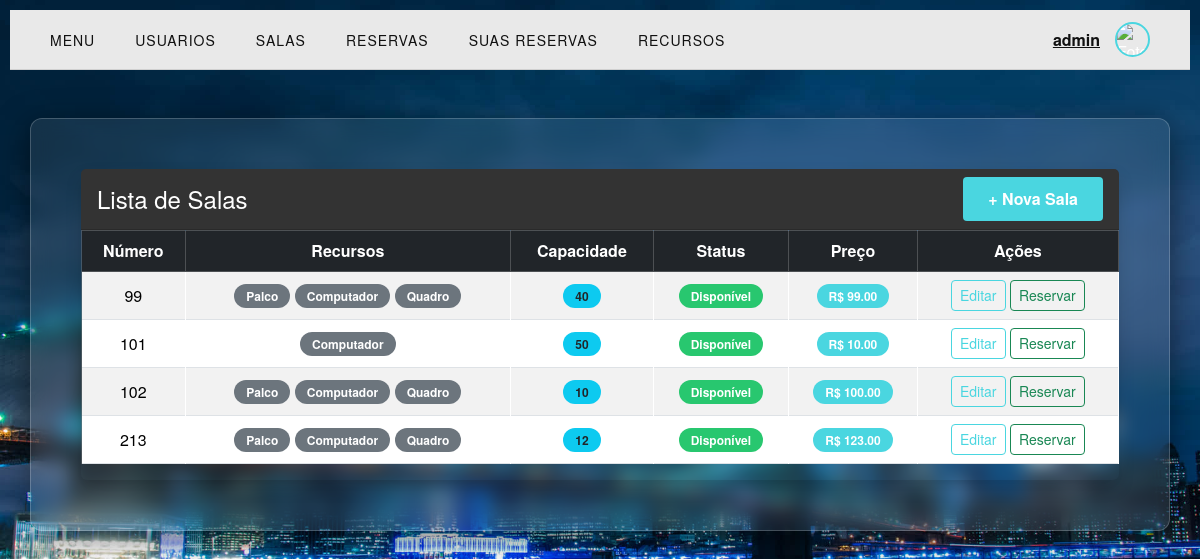
The app's page /salareservadas (signed in), older data.
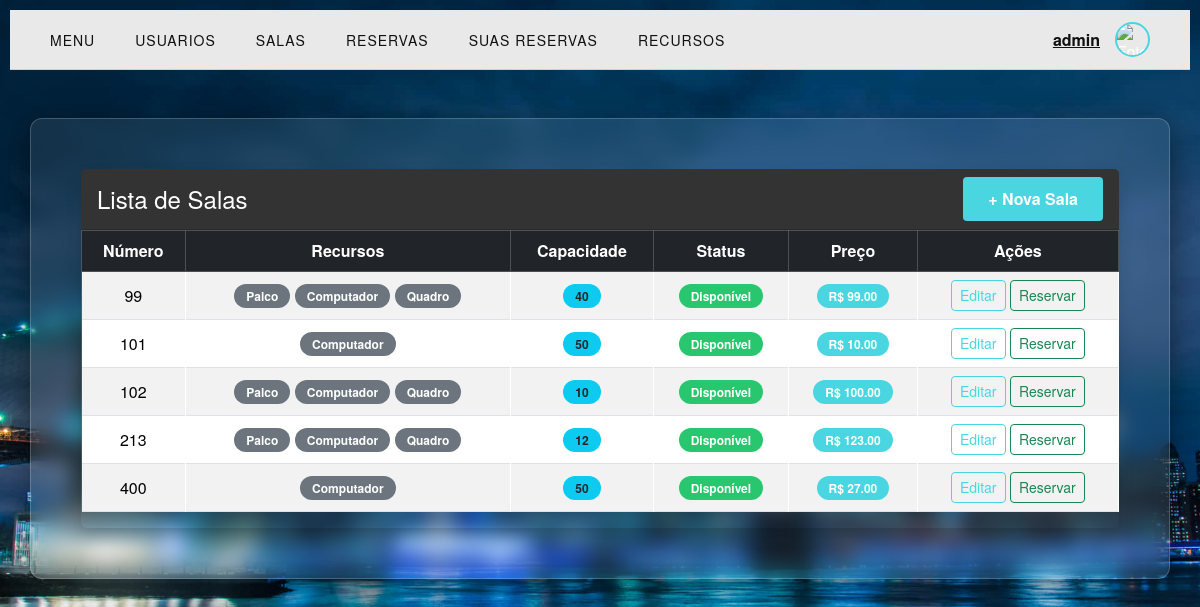
The same page, newer data.
### core/models.py (models this page shows, shortened)
class Sala(models.Model):
        numsala = models.IntegerField()
        capacidade = models.IntegerField()
        recursos = models.ManyToManyField(Recurso, blank=True)
        disponivel = models.BooleanField(default=True)
        preco = models.DecimalField(max_digits=10, decimal_places=2, default=0.00)

class Recurso(models.Model):
        nome = models.CharField(max_length=100)

### core/views.py (the view)
# urls.py: path('salareservadas',salas, name='salas-reservadas'),
def salas(request):
    try:
        usuario_id = request.session.get('usuario_id')
        usuario = Usuario.objects.get(id=usuario_id)
    except Usuario.DoesNotExist:
        usuario = None
        return redirect('/')
    salas = Sala.objects.all()
    return render(request, "core/salas.html", {'salas': salas, 'conta': usuario})

### core/templates/core/salas.html (shortened to what this page needs)
{% extends 'core/base.html' %}
{% block content %}
{% if conta.nivel %}
<div class="container mt-5">
    {% if salas|length == 0 %}
        <div class="text-center">
            <div class="alert alert-info shadow">
                <h4 class="mb-3">Nenhuma sala registrada</h4>
                {% if conta.nivel > "1" %}
                    <a href="/salas/criar" class="btn btn-primary">
                        + Criar Nova Sala
                    </a>
                {% endif %}
            </div>
        </div>
    {% else %}
    <div class="card shadow">
        <div class="card-header bg-dark text-white d-flex justify-content-between align-items-center">
            <h4 class="mb-0">Lista de Salas</h4>
            {% if conta.nivel > "1" %}
                <a href="/salas/criar" class="btn btn-success">
                    + Nova Sala
                </a>
            {% endif %}
        </div>
        <div class="card-body">
            <div class="table-responsive">
                <table class="table table-striped table-hover table-bordered align-middle text-center">
                    <thead class="table-dark">
                        <tr>
                            <th>Número</th>
                            <th>Recursos</th>
                            <th>Capacidade</th>
                            <th>Status</th>
                            <th>Preço</th>
                            <th>Ações</th>
                        </tr>
                    </thead>
                    <tbody>
                        {% for sala in salas %}
                        <tr>
                            <td>{{ sala.numsala }}</td>
                            <td>
                                {% for recurso in sala.recursos.all %}
                                    <span class="badge bg-secondary">
                                        {{ recurso.nome }}
                                    </span>
                                {% empty %}
                                    <span class="text-muted">Sem recursos</span>
                                {% endfor %}
                            </td>
                            <td>
                                <span class="badge bg-info text-dark">
                                    {{ sala.capacidade }}
                                </span>
                            </td>
                            <td>
                                {% if sala.disponivel %}
                                    <span class="badge bg-success">
                                        Disponível
                                    </span>
                                {% else %}
                                    <span class="badge bg-danger">
                                        Indisponível
                                    </span>
                                {% endif %}
                            </td>
                            <td>
                                <span class="badge bg-primary">
                                    R$ {{ sala.preco }}
                                </span>
                            </td>
                            <td>
                                {% if conta.nivel > "1" %}
                                    <a href="/salas/{{ sala.id }}/editar"
                                       class="btn btn-sm btn-outline-primary">
                                        Editar
                                    </a>
                                {% endif %}
                                <a href="/salas/{{ sala.id }}/reservar"
                                   class="btn btn-sm btn-outline-success">
                                    Reservar
                                </a>
                            </td>
                        </tr>
                        {% endfor %}
                    </tbody>
                </table>
            </div>
        </div>
    </div>
    {% endif %}
</div>
{% endif %}
{% endblock %}

Row changes from the older to the newer data that the page shows:
added Sala: numsala "400", capacidade "50", disponivel "Disponível", preco "27.00", Recurso (nome "Computador")
